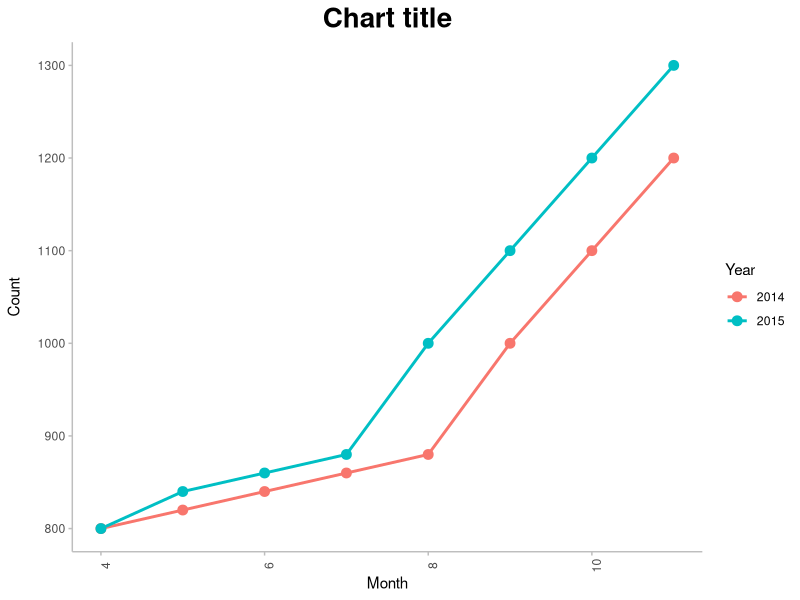

Generate this figure with R:
## ---- chunk 1
#Create a pseudo chart
library(ggplot2)

Year <- c(rep("2014", times = 8), rep("2015", times = 8))
Month <- rep(c(4, 5, 6, 7, 8, 9, 10, 11), times = 2)
Count <- c(800, 820, 840, 860, 880, 1000, 1100, 1200, 
           800, 840, 860, 880, 1000, 1100, 1200, 1300)

ChartData <- data.frame(Year, Month, Count)

chart <- ggplot(data = ChartData, aes(x = Month, y = Count, group = Year, color = Year)) +
  geom_line(size = 1) + 
  geom_point(size = 3) +
  theme(plot.title = element_text(hjust = 0.5, face = "bold", size = 20),
    panel.background = element_blank(),
    panel.grid.major = element_blank(), 
    panel.grid.minor = element_blank(),
    axis.text.x = element_text(angle = 90),
    axis.title.y = element_text(margin = margin(0,10,0,0)),
    axis.line = element_line(colour="grey"),
    axis.ticks = element_line(colour="grey")) +
  xlab("Month") + ylab("Count") +
  ggtitle("Chart title")

#Create contact information
contact1 <- c("name", "role", "number", "email")
contact2 <- c("name", "role", "number", "email")

contact <- data.frame(contact1, contact2)
## ---- chunk 2
#Insert the chart
chart
## ---- chunk 3
    knitr::kable(contact, col.names=NULL)
